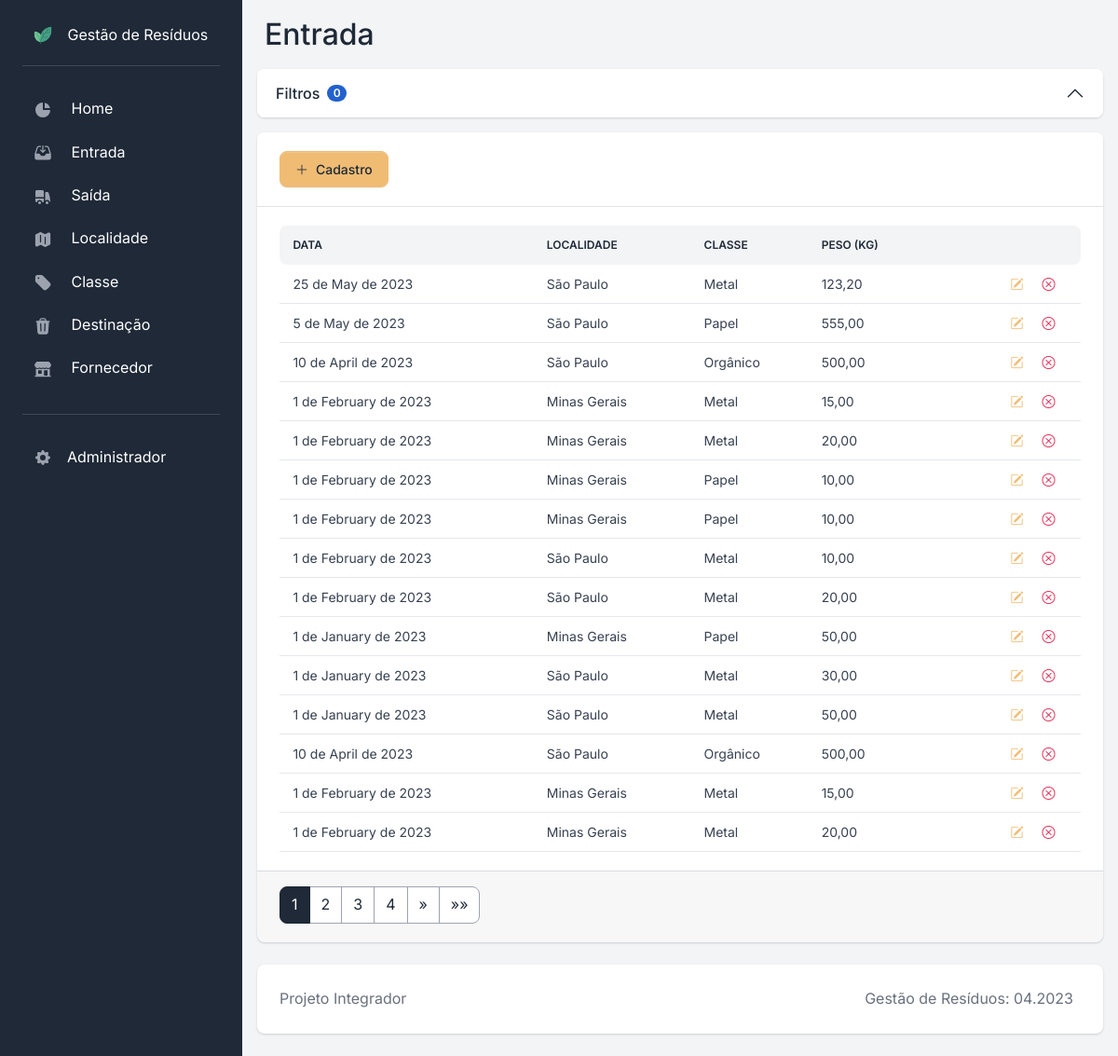
The page /entrada/ on the database its author committed.
### apps/entrada/models.py (models this page shows, shortened)
class Entrada(models.Model):
    id_entrada = models.AutoField(primary_key=True)
    data = models.DateField(null=False, blank=False)
    id_classe = models.ForeignKey(Classe, models.DO_NOTHING, db_column="id_classe")
    id_localidade = models.ForeignKey(
        Localidade, models.DO_NOTHING, db_column="id_localidade"
    )
    peso = models.DecimalField(
        max_digits=10, decimal_places=2, default=0, null=False, blank=False
    )
    class Meta:
        db_table = "entrada"
        ordering = ["-id_entrada"]

### apps/localidade/models.py (models this page shows)
class Localidade(models.Model):
    id_localidade = models.AutoField(primary_key=True)
    nome = models.CharField(max_length=50, blank=False, null=False)
    def __str__(self):
        return f"{self.nome}"
    class Meta:
        db_table = "localidade"
        verbose_name = "Localidade"
        verbose_name_plural = "Localidades"
        ordering = ["-id_localidade"]

### apps/classe/models.py (models this page shows)
class Classe(models.Model):
    id_classe = models.AutoField(primary_key=True)
    nome = models.CharField(max_length=50, null=False, blank=False)
    def __str__(self):
        return f"{self.nome}"
    class Meta:
        db_table = "classe"
        verbose_name = "Classe"
        verbose_name_plural = "Classes"
        ordering = ["-id_classe"]

### apps/entrada/views.py (the view)
# urls.py: path("", views.entrada_index, name="entrada"),
def entrada_index(request):
    page_number = request.GET.get("page")
    entradas_filter = EntradaFilter(request.GET, queryset=Entrada.objects.all())
    entradas_paginated = Paginator(entradas_filter.qs, PAGESIZE)
    entradas = entradas_paginated.get_page(page_number)
    context = {
        "object_list": entradas,
        "filter_form": entradas_filter.form,
        "number_of_active_filters": count_active_filters(request, entradas_filter),
    }
    return render(request, "entrada/entrada.html", context)

### apps/utils.py (called while the page is built)
def count_active_filters(request, form):
    active_filters = []
    for field in request.GET.items():
        if field[0] != "page" and field[0] in form.data.keys() and field[1] != "":
            active_filters.append(field[0])
    return len(active_filters)

### templatetags/is_checkbox.py (called while the page is built)
@register.filter(name="is_multiple_choice")
def is_multiple_choice(field):
    return isinstance(field.field.widget, CheckboxSelectMultiple)

### templatetags/page_parser.py (called while the page is built, shortened)
@register.simple_tag
def page_parser(field_name, value, urlencode=None):
    url = f"?{field_name}={value}"
    return url

### templates/entrada/entrada.html (shortened to what this page needs)
{% extends "base_card.html" %}
{% block title %}
    Entrada
{% endblock title %}
{% block content %}
    <div class="table-responsive">
        <table class="table table-centered mb-0 rounded table-sm">
            <thead class="thead-light">
                <tr>
                    <th class="align-middle border-0 rounded-start">Data</th>
                    <th class="align-middle border-0">Localidade</th>
                    <th class="align-middle border-0">Classe</th>
                    <th class="align-middle border-0">Peso (kg)</th>
                    <th class="align-middle border-0 rounded-end"></th>
                </tr>
            </thead>
            <tbody>
                {% for entry in object_list %}
                    <tr class="align-middle">
                        <td>{{ entry.data }}</td>
                        <td>{{ entry.id_localidade }}</td>
                        <td>{{ entry.id_classe }}</td>
                        <td>{{ entry.peso }}</td>
                        <td>
                            <div class="d-flex justify-content-end me-3">
                                <a href="{% url 'entrada_edit' pk=entry.id_entrada %}" title="Editar">
                                    <button class="btn btn-sm shadow-none border-0">
                                        <i class="bi bi-pencil-square text-secondary"></i>
                                    </button>
                                </a>
                                <form onsubmit="return confirm('Confirmar deleção?');"
                                      action="{% url 'entrada_delete' pk=entry.id_entrada %}"
                                      method="POST"
                                      value="delete"
                                      title="Deletar">
                                    <button class="btn btn-sm shadow-none border-0">
                                        <i class="bi bi-x-circle text-danger"></i>
                                    </button>
                                </form>
                            </div>
                        </td>
                    </tr>
                {% empty %}
                    <tr>
                        <td colspan="5">Nenhuma entrada cadastrada</td>
                    </tr>
                {% endfor %}
            </tbody>
        </table>
    </div>
{% endblock content %}

### rows shown on the page
Entrada: data "25 de May de 2023", id_localidade "São Paulo", id_classe "Metal", peso "123,20"
Entrada: data "5 de May de 2023", id_localidade "São Paulo", id_classe "Papel", peso "555,00"
Entrada: data "10 de April de 2023", id_localidade "São Paulo", id_classe "Orgânico", peso "500,00"
Entrada: data "1 de February de 2023", id_localidade "Minas Gerais", id_classe "Metal", peso "15,00"
Entrada: data "1 de February de 2023", id_localidade "Minas Gerais", id_classe "Metal", peso "20,00"
Entrada: data "1 de February de 2023", id_localidade "Minas Gerais", id_classe "Papel", peso "10,00"
Entrada: data "1 de February de 2023", id_localidade "Minas Gerais", id_classe "Papel", peso "10,00"
Entrada: data "1 de February de 2023", id_localidade "São Paulo", id_classe "Metal", peso "10,00"
Entrada: data "1 de February de 2023", id_localidade "São Paulo", id_classe "Metal", peso "20,00"
Entrada: data "1 de January de 2023", id_localidade "Minas Gerais", id_classe "Papel", peso "50,00"
Entrada: data "1 de January de 2023", id_localidade "São Paulo", id_classe "Metal", peso "30,00"
Entrada: data "1 de January de 2023", id_localidade "São Paulo", id_classe "Metal", peso "50,00"
Entrada: data "10 de April de 2023", id_localidade "São Paulo", id_classe "Orgânico", peso "500,00"
Entrada: data "1 de February de 2023", id_localidade "Minas Gerais", id_classe "Metal", peso "15,00"
Entrada: data "1 de February de 2023", id_localidade "Minas Gerais", id_classe "Metal", peso "20,00"

### other values the page prints
{{ number_of_active_filters }} "0"
{{ i }} "1"
{{ i }} "2" "3" "4"
